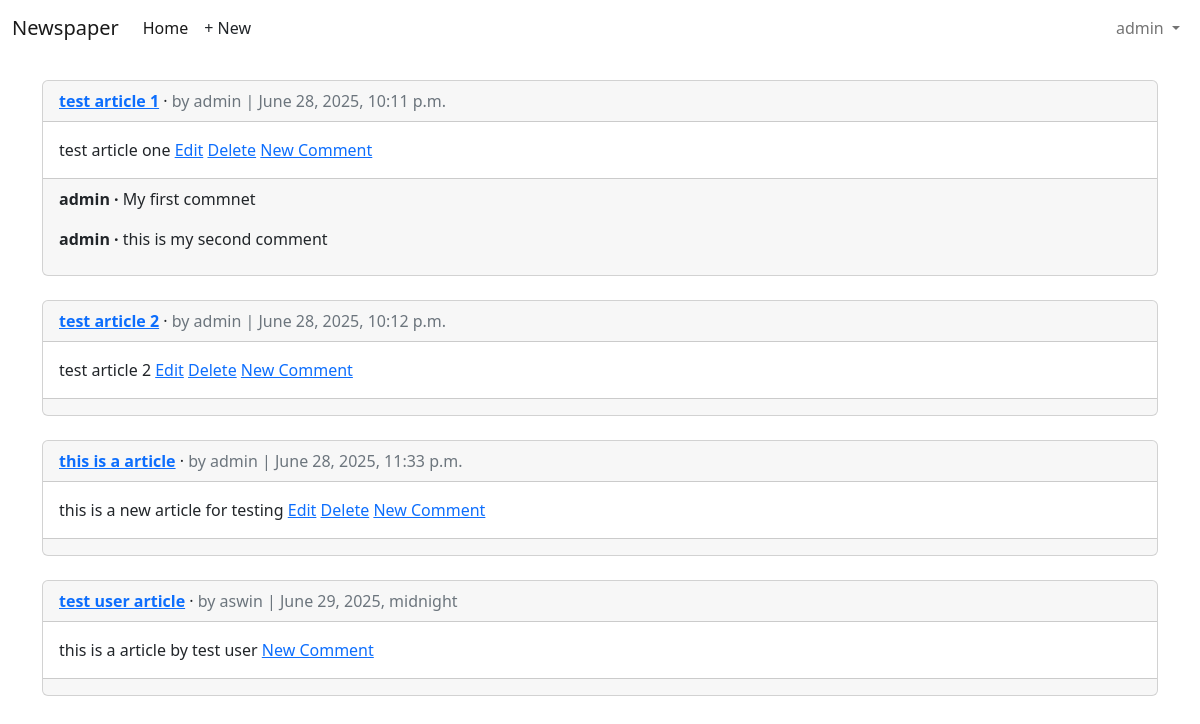
The page /articles/ (signed in) on the database its author committed.
### accounts/models.py (models this page shows)
class CustomUser(AbstractUser):
    age = models.PositiveIntegerField(null=True, blank=True)

### articles/models.py (models this page shows, shortened)
class Article(models.Model):
    title = models.CharField(max_length=255)
    body = models.TextField()
    date = models.DateTimeField(auto_now_add=True)
    author = models.ForeignKey(
        settings.AUTH_USER_MODEL,
        on_delete=models.CASCADE,
    )
    def get_absolute_url(self):
        return reverse("article_detail", kwargs={"pk": self.pk})

class Comment(models.Model):
    article = models.ForeignKey(Article, on_delete=models.CASCADE)
    comment = models.CharField(max_length=140)
    author = models.ForeignKey(
    settings.AUTH_USER_MODEL,
    on_delete=models.CASCADE,
    )
    def __str__(self):
        return self.comment

### articles/views.py (the view)
# urls.py: path("", ArticleListView.as_view(), name="article_list"),
class ArticleListView(LoginRequiredMixin,ListView):
    model = Article
    template_name = "article_list.html"

### templates/article_list.html (shortened to what this page needs)
{% extends "base.html" %}
{% block content %}
{% for article in article_list %}
<div class="card">
<div class="card-header">
<span class="fw-bold">
<a href="{{ article.get_absolute_url }}">{{ article.title }}</a>
</span> &middot;
<span class="text-muted">by {{ article.author }} |
      {{ article.date }}</span>
</div>
<div class="card-body">
    {{ article.body }}
    {% if article.author.pk == request.user.pk %}
<a href="{% url 'article_edit' article.pk %}">Edit</a>
<a href="{% url 'article_delete' article.pk %}">Delete</a>
    {% endif %}
    <a href="{{ article.get_absolute_url }}">New Comment</a>
</div>
<div class="card-footer">
    {% for comment in article.comment_set.all %}
<p>
<span class="fw-bold">
        {{ comment.author }} &middot;
</span>
      {{ comment }}
</p>
    {% endfor %}
</div>
</div>
<br />
{% endfor %}
{% endblock content %}

### templates/base.html (shortened to what this page needs)
<!DOCTYPE html>
<html>
<head>
  <link href="https://cdn.jsdelivr.net/npm/bootstrap@5.2.3/dist/css/bootstrap.min.css" rel="stylesheet">
  </head>
</head>
<body>
  <nav class="navbar navbar-expand-lg bg-body-tertiary">
    <div class="container-fluid">
      <a class="navbar-brand" href="{% url 'home' %}">Newspaper</a>
      <div class="collapse navbar-collapse" id="navbarSupportedContent">
        <ul class="navbar-nav me-auto mb-2 mb-lg-0">
          <li class="nav-item">
            <a class="nav-link active" aria-current="page" href="#">Home</a>
          </li>
          {% if user.is_authenticated %}
          <li><a href="{% url 'article_new' %}" class="nav-link px-2 link-dark">+ New</a></li>
        </ul>
        <div class="mr-auto">
          <ul class="navbar-nav">
            <li class="nav-item dropdown">
              <a class="nav-link dropdown-toggle" href="#" role="button" data-bs-toggle="dropdown"
                aria-expanded="false">
                {{ user.username }}
              </a>
            </li>
        {% endif %}
      </div>
    </div>
  </nav>
  <main>
    <div class="container mt-4">
      {% block content %}
      {% endblock content %}
    </div>
  </main>
</body>
</html>

### rows shown on the page
CustomUser: username "admin"
Article: title "test article 1", author "admin", date "June 28, 2025, 10:11 p.m.", body "test article one", shows "Edit"
Comment: author "admin", comment "My first commnet"
Comment: author "admin", comment "this is my second comment"
Article: title "test article 2", author "admin", date "June 28, 2025, 10:12 p.m.", body "test article 2", shows "Edit"
Article: title "this is a article", author "admin", date "June 28, 2025, 11:33 p.m.", body "this is a new article for testing", shows "Edit"
Article: title "test user article", author "aswin", date "June 29, 2025, midnight", body "this is a article by test user"
